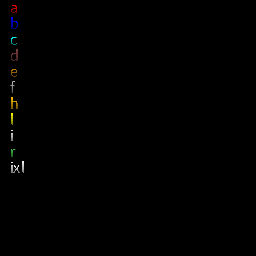
Frame 1 (no input)
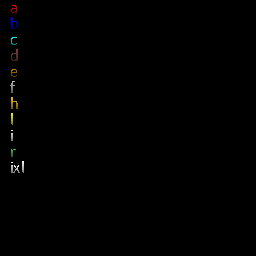
Frame 60 (the mouse pressed at the canvas centre just before this capture)
Frame 120 (the mouse held since frame 60 and released just before this capture): identical to frame 60, image omitted

The Processing sketch that drew these frames (run headless with seeded random() and noise(); from frame 60 on, the mouse is pressed at the canvas centre):

// Processing sketch: simple_z80_assembler
// ── simple_z80_assembler.pde


z80 z;
void setup(){
  size(256,256);
  before();
  background(0);
  //print(chars['n'][0]);
  z = new z80();
}


void draw(){
  //fill(color(200,200,255));
  //textSize(16);
  //text("ld",40,40);
  putC('a',10,0,16,z.a.getCharCols());
  putC('b',10,16,16,z.b.getCharCols());
  putC('c',10,32,16,z.c.getCharCols());
  putC('d',10,48,16,z.d.getCharCols());
  putC('e',10,64,16,z.e.getCharCols());
  putC('f',10,80,16,z.f.getCharCols());
  putC('h',10,96,16,z.h.getCharCols());
  putC('l',10,112,16,z.l.getCharCols());
  
  putC('i',10,128,16,z.i.getCharCols());
  putC('r',10,144,16,z.r.getCharCols());
  
  put("ixl",10,160,16,z.i.getCharCols());
}

// ── drawing_routines.pde
int[][] chars = new int[128][];
boolean done = false;

int cWidth;
int cHeight;
char c = 0;
void before(){
  if(done){
    return;
  }
  
  done = true;//c == 127;
  
  fill(255);
  textSize(height);
  cWidth = width;
  cHeight = height;
  for (char c = 0; c < 128; c++){
    background(0);
    text(c,0,height*4/5);
    chars[c] = new int[width*height+2];
    loadPixels();
    chars[c][0] = height*width;
    chars[c][1] = 0;
    for( int i = 0; i < width*height; i++){
        chars[c][i+2] = pixels[i]&255;
        if (chars[c][i+2]>0){
          if (i < chars[c][0])
            chars[c][0] = i;
          if (i > chars[c][1])
            chars[c][1] = i;
        }
    }
  //c++;
  }
  //for( int i = 0; i < ; i ++)
    //print(chars['H'][i+2]);
}
color scaleColor(color c, float s){
  return color(red(c)*s,green(c)*s,blue(c)*s,alpha(c));
}
color setAlpha(color c, int a){
  return (c&0xffffff) | (a<<24);
}
color fadeColor(color c, float f){
  return color(red(c),green(c),blue(c),alpha(c)*f);
}

PImage getC(char ch, color[] colors){
  
    
  PImage img = createImage(cWidth,cHeight,ARGB);
  img.loadPixels();
  //print(chars[72].length);
  for( int i = 0; i < img.pixels.length; i++){
    img.pixels[i] = fadeColor(colors[min(colors.length-1,max(0,((i-chars[ch][0])*colors.length)/(chars[ch][1]-chars[ch][0])))],chars[ch][i+2]/255.);
  }
  img.updatePixels();
  return img;
}
void put(String s,float x, float y, int size, color[] colors){
  textSize(size);
  
  for(int i = 0; i < s.length(); i ++){
    putC(s.charAt(i),x,y,size,colors);
    x += textWidth(s.charAt(i));
  }
  
}

void putC(char ch, float x, float y, int size, color[] colors){
  if(!done){
    return;
  }
  // puts register C with colors 
  image(getC(ch,colors),x,y,size,size);
}

// ── opcodes.pde
abstract class opcode{
  abstract byte[] compile();
  abstract boolean valid();
  abstract int size();
  abstract int time();
  abstract z80 put(float x, float y, z80 in);
  abstract z80 run(z80 in);
}


class ld extends opcode{
  String from;
  String to;
  byte[] bytes;
  int time;
  ld(String f, String t){
    from = f;
    to = t;
  }
  byte[] compile(){
    return bytes;
  }
  boolean valid(){
    return true;
  }
  int size(){
    return bytes.length;
  }
  int time(){
    return time;
  }
  z80 put(float x, float y, z80 in){
    
    return run(in);
  }
  z80 run(z80 in){
    
    return in;
  }
}

// ── processor.pde
class track{
  color col;
  track(){
    col = color(0);}
  track(color c){
    col = c;}
  track copy(){
    return new track(col);}
}
class trackedBit{
  boolean val;
  track trk;
  trackedBit(boolean v, track c){
    val = v;
    trk = c;
  }
  boolean val(){
    return val;}
}
class trackedByte{
  short val;
  trackedByte copy(){
    track[] t = new track[8];
    for(int i = 0; i < 8; i ++){
      t[i] = trks[i].copy();
    }
    return new trackedByte(val,t);
  }
  track[] trks;
  byte val(){
    return (byte)val;}
  int uVal(){
    return val&0xff;}
  color[] getCharCols(){
    color[] c = new color[8];
    for(int i = 0; i < 8; i ++){
      c[7-i] = trks[i].col;
    }
    return c;
  }
  trackedByte(){
    val = 0;
    trks = new track[] {new track(),new track(),new track(),new track(),new track(),new track(),new track(),new track()};
  }
  trackedByte(color base){
    val = 0;
    trks = new track[8];
    for(int i = 0; i < 8 ; i++){
      trks[i] = new track(scaleColor(base,.5+i/16.));
    }
  }
  trackedByte(short v, track[] c){
    val = v;
    trks = c;
    assert trks.length == 8;
  }
  trackedByte( trackedBit... b){
    assert b.length == 8;
    trks = new track[8];
    val = 0;
    for(int i = 0; i < 8 ; i ++){
      if (b[i].val)
        val += 1<<i;
      trks[i] = b[i].trk;
    }
  }
  trackedBit[] split(){
    trackedBit[] b = new trackedBit[8];
    for(int i = 0; i < 8 ; i ++){
      b[i] = new trackedBit( (val&(1<<i))!=0, trks[i]);
    }
    return b;
  }
}
class trackedShort{
  int val;
  short val(){
    return (short)val;}
  int uVal(){
    return val&0xffff;}
  track[] trks;
  trackedShort(){
    val = 0;
    trks = new track[] {new track(),new track(),new track(),new track(),new track(),new track(),new track(),new track(),new track(),new track(),new track(),new track(),new track(),new track(),new track(),new track()};
  }
  trackedShort(color base){
    val = 0;
    trks = new track[16];
    for(int i = 0; i < 16 ; i++){
      trks[i] = new track(scaleColor(base,1/3.+i/24.));
    }
  }
  trackedShort(int v, track[] c){
    val = v;
    trks = c;
    assert trks.length == 16;
  }
  trackedShort(trackedByte lo, trackedByte hi){
    val = (lo.val&0xff) | (hi.val<<8);
    for(int i = 0; i < 8 ; i ++){
      trks[i] = lo.trks[i];
      trks[i+8] = hi.trks[i];
    }
  }
  trackedByte[] split(){
    track[] l = new track[8];
    track[] h = new track[8];
    for(int i = 0; i < 8 ; i ++){
      l[i] = trks[i];
      h[i] = trks[i+8];
    }
    trackedByte lo = new trackedByte((short)(val&0xff),l);
    trackedByte hi = new trackedByte((short)(val>>8),h);
    return new trackedByte[] { lo, hi};
  }
}

class z80{
  trackedByte[] mem;
  trackedByte a;
  trackedByte f;
  trackedShort afPRIME;
  
  trackedByte b;
  trackedByte c;
  trackedByte d;
  trackedByte e;
  trackedByte h;
  trackedByte l;
  trackedShort bcPRIME;
  trackedShort dePRIME;
  trackedShort hlPRIME;
  
  trackedShort pc;
  trackedShort sp;
  trackedShort ix;
  trackedShort iy;
  
  trackedByte r;
  trackedByte i;
  
  z80(){
    /*mem = new trackedByte[65536];
    for(int i = 0 ; i < 65536; i++){
      mem[i] = new trackedByte();
    }*/
    
    a = new trackedByte(color(255,0,0));
    b = new trackedByte(color(0,0,255));
    c = new trackedByte(color(0,255,255));
    d = new trackedByte(color(128,64,64));
    e = new trackedByte(color(192,128,0));
    f = new trackedByte(color(192,192,192));
    h = new trackedByte(color(255,192,0));
    l = new trackedByte(color(255,255,0));
    
    i = new trackedByte(color(255,255,255));
    r = new trackedByte(color(64,192,64));
    
    afPRIME = new trackedShort();
    bcPRIME = new trackedShort();
    dePRIME = new trackedShort();
    hlPRIME = new trackedShort();
    
    ix = new trackedShort();
    iy = new trackedShort();
    sp = new trackedShort();
    pc = new trackedShort();
    
  }
  void ex(Object a,Object b){
    Object tmp = a;
    a = b;
    b = tmp;
  }
  
}

/*boolean add(trackedByte other){
    val = val & 0xff;
    for(int i = 0; i < 8; i ++){
      cols[i] += other.cols[i];
    }
    val += other.val & 0xff;
    boolean carry = val > 0xff;
    val = val & 0xff;
    return carry
  }*/
